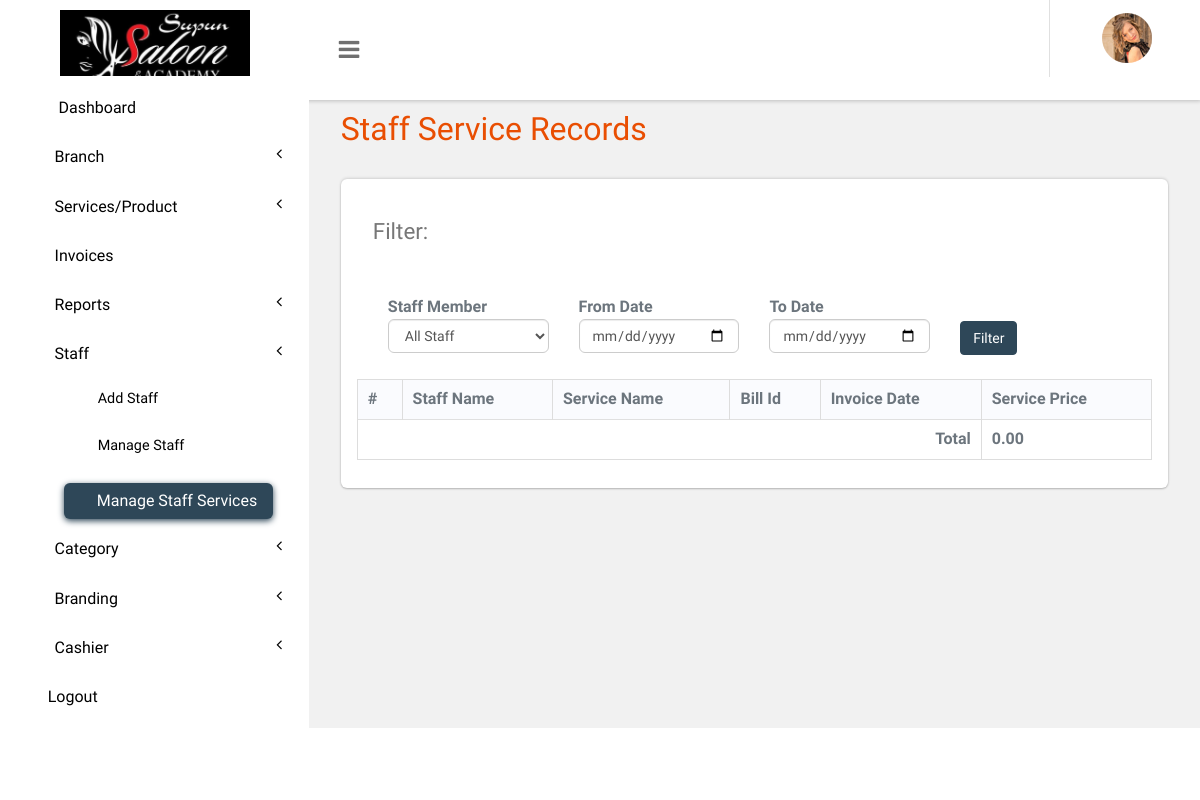
The page /panel/manage-staff-services.php (signed in) on the database as committed earlier.
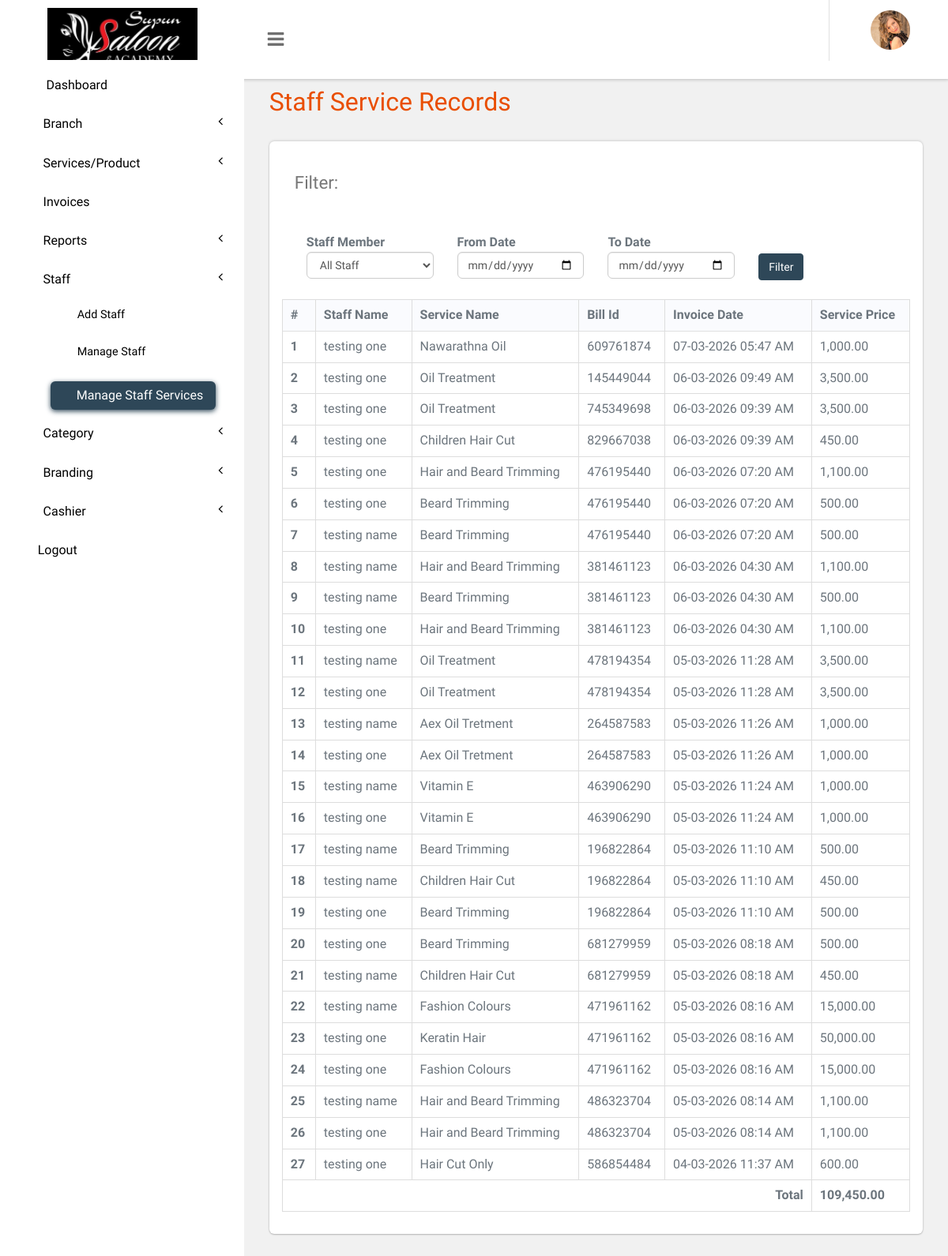
The same page on the database as committed later.
### tables this page shows
CREATE TABLE `tblinvoice` (
  `id` int(11) NOT NULL,
  `Userid` int(11) DEFAULT NULL,
  `ServiceId` varchar(255) DEFAULT NULL,
  `BillingId` int(11) DEFAULT NULL,
  `staff` varchar(50) NOT NULL DEFAULT '',
  `commision` decimal(10,2) NOT NULL DEFAULT 0.00,
  `tax` varchar(50) NOT NULL,
  `discount` decimal(10,2) NOT NULL DEFAULT 0.00,
  `total` decimal(10,2) NOT NULL DEFAULT 0.00,
  `received_amount` decimal(10,2) NOT NULL DEFAULT 0.00,
  `qty` int(11) NOT NULL DEFAULT 0,
  `payment_method` varchar(100) NOT NULL,
  `type` tinyint(4) NOT NULL,
  `CashierId` int(11) DEFAULT NULL,
  `branch_id` int(11) DEFAULT NULL,
  `PostingDate` timestamp NULL DEFAULT current_timestamp(),
  `customer_phone` varchar(20) DEFAULT NULL
);

CREATE TABLE `tbl_staff` (
  `id` int(11) NOT NULL,
  `name` varchar(200) NOT NULL,
  `email` varchar(200) NOT NULL,
  `contact` varchar(50) NOT NULL,
  `nic_no` varchar(200) NOT NULL,
  `branch_id` int(10) NOT NULL
);

CREATE TABLE `tblservices` (
  `ID` int(10) NOT NULL,
  `ServiceName` varchar(200) DEFAULT NULL,
  `Description` mediumtext DEFAULT NULL,
  `Cost` int(10) DEFAULT NULL,
  `Image` varchar(255) DEFAULT NULL,
  `opening_stock` int(11) NOT NULL DEFAULT 0,
  `cate_id` varchar(50) NOT NULL,
  `type` tinyint(4) NOT NULL,
  `CreationDate` timestamp NULL DEFAULT current_timestamp(),
  `status` int(1) NOT NULL DEFAULT 1 COMMENT '0 = inactive, 1 = active'
);

### panel/manage-staff-services.php (the view, shortened to what this page needs)
<?php
include('includes/dbconnection.php');
if (strlen($_SESSION['bpmsaid']==0)) {
  header('location:logout.php');
  } else{
  ?>
<!DOCTYPE HTML>
<html>
<head>
<link href="css/bootstrap.css" rel='stylesheet' type='text/css' />
<link href="css/style.css" rel='stylesheet' type='text/css' />
<link href="css/font-awesome.css" rel="stylesheet">
<link href="css/animate.css" rel="stylesheet" type="text/css" media="all">
<link href="css/custom.css" rel="stylesheet">
</head>
<body class="cbp-spmenu-push">
	<div class="main-content">
		 <?php include_once('includes/sidebar.php');?>
		 <?php include_once('includes/header.php');?>
		<div id="page-wrapper">
			<div class="main-page">
				<div class="tables">
					<h3 class="title1">Staff Service Records</h3>
					<div class="table-responsive bs-example widget-shadow">
						<div class="form-body">
							<h4 style="padding-bottom: 20px;">Filter:</h4>
							<form method="post" name="search" action="">
								<div class="form-group row">
                                    <div class="col-md-3">
                                        <label>Staff Member</label>
                                        <select class="form-control" name="staff_id">
                                            <option value="">All Staff</option>
                                        </select>
                                    </div>
									<div class="col-md-3">
										<label for="fromdate">From Date</label>
										<input type="date" class="form-control" name="fromdate" id="fromdate" value="<?php echo isset($_POST['fromdate']) ? $_POST['fromdate'] : ''; ?>">
									</div>
									<div class="col-md-3">
										<label for="todate">To Date</label>
										<input type="date" class="form-control" name="todate" id="todate" value="<?php echo isset($_POST['todate']) ? $_POST['todate'] : ''; ?>">
									</div>
									<div class="col-md-3" style="padding-top: 25px;">
										<button type="submit" name="submit" class="btn btn-primary">Filter</button>
									</div>
								</div>
							</form>
						</div>
						<table id="example" class="table table-bordered">
							<thead> <tr>
								<th>#</th>
								<th>Staff Name</th>
								<th>Service Name</th>
								<th>Bill Id</th>
								<th>Invoice Date</th>
								<th>Service Price</th>
							</tr>
							</thead> <tbody>
<?php
$where = "WHERE tblinvoice.staff != '' AND tblinvoice.staff != '0'";
$sql = "SELECT tbl_staff.name as StaffName, tblservices.ServiceName, tblservices.Cost, tblinvoice.BillingId, tblinvoice.PostingDate
        FROM tblinvoice
        JOIN tbl_staff ON tblinvoice.staff = tbl_staff.id
        JOIN tblservices ON tblinvoice.ServiceId = tblservices.ID
        $where
        ORDER BY tblinvoice.PostingDate DESC";
$ret = mysqli_query($con, $sql);
$cnt=1;
$total_price = 0;
while ($row=mysqli_fetch_array($ret)) {
    $total_price += $row['Cost'];
?>
						 <tr>
						 	<th scope="row"><?php echo $cnt;?></th>
						 	<td><?php  echo $row['StaffName'];?></td>
						 	<td><?php  echo $row['ServiceName'];?></td>
						 	<td><?php  echo $row['BillingId'];?></td>
						 	<td><?php  echo date('d-m-Y h:i A', strtotime($row['PostingDate']));?></td>
						 	<td><?php  echo number_format($row['Cost'], 2);?></td>
						  </tr>   <?php
$cnt=$cnt+1;
}?></tbody>
<tfoot>
    <tr>
        <th colspan="5" style="text-align:right">Total</th>
        <th><?php echo number_format($total_price, 2); ?></th>
    </tr>
</tfoot>
</table>
					</div>
				</div>
			</div>
		</div>
	</div>
</body>
</html>
<?php }  ?>

Rows that differ between the two databases and show on the page:
added tblinvoice: tbl_staff.name "testing one", ServiceId.ServiceName "Nawarathna Oil", BillingId "609761874", PostingDate "07-03-2026 05:47 AM", ServiceId.Cost "1,000.00"
added tblinvoice: tbl_staff.name "testing one", ServiceId.ServiceName "Oil Treatment", BillingId "145449044", PostingDate "06-03-2026 09:49 AM", ServiceId.Cost "3,500.00"
added tblinvoice: tbl_staff.name "testing one", ServiceId.ServiceName "Oil Treatment", BillingId "745349698", PostingDate "06-03-2026 09:39 AM", ServiceId.Cost "3,500.00"
added tblinvoice: tbl_staff.name "testing one", ServiceId.ServiceName "Children Hair Cut", BillingId "829667038", PostingDate "06-03-2026 09:39 AM", ServiceId.Cost "450.00"
added tblinvoice: tbl_staff.name "testing one", ServiceId.ServiceName "Hair and Beard Trimming", BillingId "476195440", PostingDate "06-03-2026 07:20 AM", ServiceId.Cost "1,100.00"
added tblinvoice: tbl_staff.name "testing one", ServiceId.ServiceName "Beard Trimming", BillingId "476195440", PostingDate "06-03-2026 07:20 AM", ServiceId.Cost "500.00"
added tblinvoice: tbl_staff.name "testing name", ServiceId.ServiceName "Beard Trimming", BillingId "476195440", PostingDate "06-03-2026 07:20 AM", ServiceId.Cost "500.00"
added tblinvoice: tbl_staff.name "testing name", ServiceId.ServiceName "Hair and Beard Trimming", BillingId "381461123", PostingDate "06-03-2026 04:30 AM", ServiceId.Cost "1,100.00"
added tblinvoice: tbl_staff.name "testing name", ServiceId.ServiceName "Beard Trimming", BillingId "381461123", PostingDate "06-03-2026 04:30 AM", ServiceId.Cost "500.00"
added tblinvoice: tbl_staff.name "testing one", ServiceId.ServiceName "Hair and Beard Trimming", BillingId "381461123", PostingDate "06-03-2026 04:30 AM", ServiceId.Cost "1,100.00"
added tblinvoice: tbl_staff.name "testing name", ServiceId.ServiceName "Oil Treatment", BillingId "478194354", PostingDate "05-03-2026 11:28 AM", ServiceId.Cost "3,500.00"
added tblinvoice: tbl_staff.name "testing one", ServiceId.ServiceName "Oil Treatment", BillingId "478194354", PostingDate "05-03-2026 11:28 AM", ServiceId.Cost "3,500.00"
added tblinvoice: tbl_staff.name "testing name", ServiceId.ServiceName "Aex Oil Tretment", BillingId "264587583", PostingDate "05-03-2026 11:26 AM", ServiceId.Cost "1,000.00"
added tblinvoice: tbl_staff.name "testing one", ServiceId.ServiceName "Aex Oil Tretment", BillingId "264587583", PostingDate "05-03-2026 11:26 AM", ServiceId.Cost "1,000.00"
added tblinvoice: tbl_staff.name "testing name", ServiceId.ServiceName "Vitamin E", BillingId "463906290", PostingDate "05-03-2026 11:24 AM", ServiceId.Cost "1,000.00"
added tblinvoice: tbl_staff.name "testing one", ServiceId.ServiceName "Vitamin E", BillingId "463906290", PostingDate "05-03-2026 11:24 AM", ServiceId.Cost "1,000.00"
added tblinvoice: tbl_staff.name "testing name", ServiceId.ServiceName "Beard Trimming", BillingId "196822864", PostingDate "05-03-2026 11:10 AM", ServiceId.Cost "500.00"
added tblinvoice: tbl_staff.name "testing name", ServiceId.ServiceName "Children Hair Cut", BillingId "196822864", PostingDate "05-03-2026 11:10 AM", ServiceId.Cost "450.00"
added tblinvoice: tbl_staff.name "testing one", ServiceId.ServiceName "Beard Trimming", BillingId "196822864", PostingDate "05-03-2026 11:10 AM", ServiceId.Cost "500.00"
added tblinvoice: tbl_staff.name "testing one", ServiceId.ServiceName "Beard Trimming", BillingId "681279959", PostingDate "05-03-2026 08:18 AM", ServiceId.Cost "500.00"
added tblinvoice: tbl_staff.name "testing name", ServiceId.ServiceName "Children Hair Cut", BillingId "681279959", PostingDate "05-03-2026 08:18 AM", ServiceId.Cost "450.00"
added tblinvoice: tbl_staff.name "testing name", ServiceId.ServiceName "Fashion Colours", BillingId "471961162", PostingDate "05-03-2026 08:16 AM", ServiceId.Cost "15,000.00"
added tblinvoice: tbl_staff.name "testing one", ServiceId.ServiceName "Keratin Hair", BillingId "471961162", PostingDate "05-03-2026 08:16 AM", ServiceId.Cost "50,000.00"
added tblinvoice: tbl_staff.name "testing one", ServiceId.ServiceName "Fashion Colours", BillingId "471961162", PostingDate "05-03-2026 08:16 AM", ServiceId.Cost "15,000.00"
added tblinvoice: tbl_staff.name "testing name", ServiceId.ServiceName "Hair and Beard Trimming", BillingId "486323704", PostingDate "05-03-2026 08:14 AM", ServiceId.Cost "1,100.00"
added tblinvoice: tbl_staff.name "testing one", ServiceId.ServiceName "Hair and Beard Trimming", BillingId "486323704", PostingDate "05-03-2026 08:14 AM", ServiceId.Cost "1,100.00"
added tblinvoice: tbl_staff.name "testing one", ServiceId.ServiceName "Hair Cut Only", BillingId "586854484", PostingDate "04-03-2026 11:37 AM", ServiceId.Cost "600.00"
Other text that changed with them:
$total_price: "0.00" → "109,450.00"
